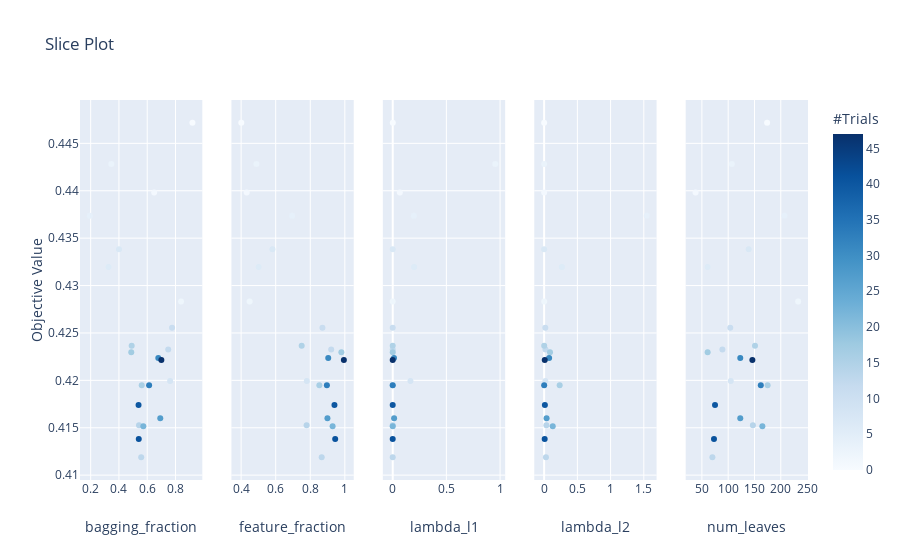

Here is the notebook cell this chart was saved with:
### Markdown cell above
## Visualize plot slice

We can see how the optuna's sampler searches hyperparameter space.<br>
The white dots are searched in the early stage, while blue dots are searched in the later stage.

We can see following behavior (This is for the debugging small train_df training, actual dataset behavior maybe different!)

 - `feature_fraction`: Low value (0.4~0.8) got very but score at the begging of trial, and thus high value (0.9~1.0) are extensively searched in the later stage.
 - `num_leaves`      : Intermediate value around 32~64 are extensively searched in the later stage, which may be "reasonable".

### Code cell
optuna.visualization.plot_slice(study)

### Figure 1 — Plotly figure (JSON) as saved in the notebook; plotly's stock layout.template omitted (floating-point values rounded to 4 significant figures)
{"data": [{"marker": {"color": [0, 1, 2, 3, 4, 6, 7, 8, 11, 12, 13, 14, 15, 16, 17, 22, 27, 31, 33, 40, 41, 47], "colorbar": {"title": {"text": "#Trials"}}, "colorscale": [[0.0, "rgb(247,251,255)"], [0.125, "rgb(222,235,247)"], [0.25, "rgb(198,219,239)"], [0.375, "rgb(158,202,225)"], [0.5, "rgb(107,174,214)"], [0.625, "rgb(66,146,198)"], [0.75, "rgb(33,113,181)"], [0.875, "rgb(8,81,156)"], [1.0, "rgb(8,48,107)"]], "showscale": true}, "mode": "markers", "showlegend": false, "type": "scatter", "x": [0.9198, 0.6492, 0.8393, 0.3462, 0.1944, 0.3266, 0.4004, 0.762, 0.7758, 0.7485, 0.5575, 0.542, 0.49, 0.5612, 0.4871, 0.5726, 0.6923, 0.6783, 0.6133, 0.5387, 0.5402, 0.6999], "xaxis": "x", "y": [0.4472, 0.4398, 0.4283, 0.4428, 0.4374, 0.4319, 0.4338, 0.4199, 0.4255, 0.4232, 0.4119, 0.4153, 0.4237, 0.4195, 0.423, 0.4152, 0.416, 0.4224, 0.4195, 0.4174, 0.4138, 0.4222], "yaxis": "y"}, {"marker": {"color": [0, 1, 2, 3, 4, 6, 7, 8, 11, 12, 13, 14, 15, 16, 17, 22, 27, 31, 33, 40, 41, 47], "colorbar": {"title": {"text": "#Trials"}}, "colorscale": [[0.0, "rgb(247,251,255)"], [0.125, "rgb(222,235,247)"], [0.25, "rgb(198,219,239)"], [0.375, "rgb(158,202,225)"], [0.5, "rgb(107,174,214)"], [0.625, "rgb(66,146,198)"], [0.75, "rgb(33,113,181)"], [0.875, "rgb(8,81,156)"], [1.0, "rgb(8,48,107)"]], "showscale": false}, "mode": "markers", "showlegend": false, "type": "scatter", "x": [0.4009, 0.432, 0.449, 0.4885, 0.695, 0.5014, 0.581, 0.7802, 0.8704, 0.9211, 0.8662, 0.7788, 0.7504, 0.8526, 0.98, 0.9293, 0.8994, 0.904, 0.8962, 0.94, 0.9442, 0.9944], "xaxis": "x2", "y": [0.4472, 0.4398, 0.4283, 0.4428, 0.4374, 0.4319, 0.4338, 0.4199, 0.4255, 0.4232, 0.4119, 0.4153, 0.4237, 0.4195, 0.423, 0.4152, 0.416, 0.4224, 0.4195, 0.4174, 0.4138, 0.4222], "yaxis": "y2"}, {"marker": {"color": [0, 1, 2, 3, 4, 6, 7, 8, 11, 12, 13, 14, 15, 16, 17, 22, 27, 31, 33, 40, 41, 47], "colorbar": {"title": {"text": "#Trials"}}, "colorscale": [[0.0, "rgb(247,251,255)"], [0.125, "rgb(222,235,247)"], [0.25, "rgb(198,219,239)"], [0.375, "rgb(158,202,225)"], [0.5, "rgb(107,174,214)"], [0.625, "rgb(66,146,198)"], [0.75, "rgb(33,113,181)"], [0.875, "rgb(8,81,156)"], [1.0, "rgb(8,48,107)"]], "showscale": false}, "mode": "markers", "showlegend": false, "type": "scatter", "x": [0.0008617, 0.0662, 1.984e-07, 0.9554, 0.1971, 0.1993, 6.926e-06, 0.1653, 1.044e-07, 1.413e-08, 3.527e-05, 2.217e-05, 1.701e-05, 2.746e-05, 0.0001039, 0.0001452, 0.01286, 0.01198, 7.792e-06, 2.887e-05, 2.666e-05, 1.487e-07], "xaxis": "x3", "y": [0.4472, 0.4398, 0.4283, 0.4428, 0.4374, 0.4319, 0.4338, 0.4199, 0.4255, 0.4232, 0.4119, 0.4153, 0.4237, 0.4195, 0.423, 0.4152, 0.416, 0.4224, 0.4195, 0.4174, 0.4138, 0.4222], "yaxis": "y3"}, {"marker": {"color": [0, 1, 2, 3, 4, 6, 7, 8, 11, 12, 13, 14, 15, 16, 17, 22, 27, 31, 33, 40, 41, 47], "colorbar": {"title": {"text": "#Trials"}}, "colorscale": [[0.0, "rgb(247,251,255)"], [0.125, "rgb(222,235,247)"], [0.25, "rgb(198,219,239)"], [0.375, "rgb(158,202,225)"], [0.5, "rgb(107,174,214)"], [0.625, "rgb(66,146,198)"], [0.75, "rgb(33,113,181)"], [0.875, "rgb(8,81,156)"], [1.0, "rgb(8,48,107)"]], "showscale": false}, "mode": "markers", "showlegend": false, "type": "scatter", "x": [0.0002752, 9.451e-06, 0.0009792, 9.327e-06, 1.544, 0.267, 1.349e-05, 0.01826, 0.01776, 0.0204, 0.02722, 0.03387, 0.0009655, 0.2336, 0.08825, 0.1295, 0.03693, 0.07499, 0.0006245, 0.01126, 0.007856, 0.009079], "xaxis": "x4", "y": [0.4472, 0.4398, 0.4283, 0.4428, 0.4374, 0.4319, 0.4338, 0.4199, 0.4255, 0.4232, 0.4119, 0.4153, 0.4237, 0.4195, 0.423, 0.4152, 0.416, 0.4224, 0.4195, 0.4174, 0.4138, 0.4222], "yaxis": "y4"}, {"marker": {"color": [0, 1, 2, 3, 4, 6, 7, 8, 11, 12, 13, 14, 15, 16, 17, 22, 27, 31, 33, 40, 41, 47], "colorbar": {"title": {"text": "#Trials"}}, "colorscale": [[0.0, "rgb(247,251,255)"], [0.125, "rgb(222,235,247)"], [0.25, "rgb(198,219,239)"], [0.375, "rgb(158,202,225)"], [0.5, "rgb(107,174,214)"], [0.625, "rgb(66,146,198)"], [0.75, "rgb(33,113,181)"], [0.875, "rgb(8,81,156)"], [1.0, "rgb(8,48,107)"]], "showscale": false}, "mode": "markers", "showlegend": false, "type": "scatter", "x": [174, 38, 233, 107, 207, 61, 139, 105, 104, 89, 70, 147, 151, 175, 61, 165, 123, 123, 162, 75, 73, 146], "xaxis": "x5", "y": [0.4472, 0.4398, 0.4283, 0.4428, 0.4374, 0.4319, 0.4338, 0.4199, 0.4255, 0.4232, 0.4119, 0.4153, 0.4237, 0.4195, 0.423, 0.4152, 0.416, 0.4224, 0.4195, 0.4174, 0.4138, 0.4222], "yaxis": "y5"}], "layout": {"title": {"text": "Slice Plot"}, "xaxis": {"anchor": "y", "domain": [0.0, 0.168], "title": {"text": "bagging_fraction"}}, "xaxis2": {"anchor": "y2", "domain": [0.208, 0.376], "title": {"text": "feature_fraction"}}, "xaxis3": {"anchor": "y3", "domain": [0.416, 0.584], "title": {"text": "lambda_l1"}}, "xaxis4": {"anchor": "y4", "domain": [0.624, 0.792], "title": {"text": "lambda_l2"}}, "xaxis5": {"anchor": "y5", "domain": [0.832, 1.0], "title": {"text": "num_leaves"}}, "yaxis": {"anchor": "x", "domain": [0.0, 1.0], "title": {"text": "Objective Value"}}, "yaxis2": {"anchor": "x2", "domain": [0.0, 1.0], "matches": "y", "showticklabels": false}, "yaxis3": {"anchor": "x3", "domain": [0.0, 1.0], "matches": "y", "showticklabels": false}, "yaxis4": {"anchor": "x4", "domain": [0.0, 1.0], "matches": "y", "showticklabels": false}, "yaxis5": {"anchor": "x5", "domain": [0.0, 1.0], "matches": "y", "showticklabels": false}}}
